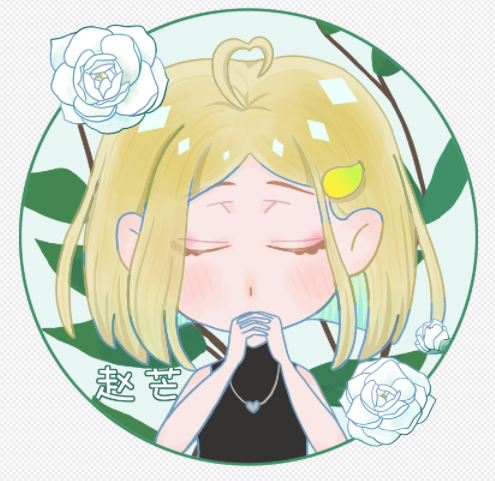
#> input picture image.jpg, 495 x 481 px
$ python SecretSharing.py
#> lines starting #> are read from the running program, lines starting #| are printed output that depends on the picture
import cv2 as cv
import numpy as np
import random
from Crypto.Util.number import *

p = 257

#填充函数，解决将一维数值转化为r高度的二维图像时除不整的问题，填充值为填充长度
def padimg(img, r):
    pad = len(img) % r
    if pad > 0:
        arr = np.ones(r - pad)
        arr = np.multiply(arr, r - pad)
        img = np.append(img, arr)
    img = img.reshape([r, -1])
    return img


if __name__ == '__main__':
    img = cv.imread('image.jpg')  # 直接以灰度图片读取
#> img is the input picture: shape (481, 495, 3); mean B, G, R 199.3, 217.1, 213.7
    cv.imshow("image.jpg", img)
    oldshape = np.array([int(img.shape[0]/256), img.shape[0]%256, int(img.shape[1]/256), img.shape[1]%256])
#> oldshape = [1, 225, 1, 239]
    print(img)
#> (printed output is left out)
    cv.waitKey(0)
    img = img.flatten()
    img = np.append(img, oldshape) #将长度储存进数据尾部，因此只能读取255*256以内长度和宽度的图像

    r = int(input("输入r："))
#> the answer given: 3
    n = int(input("输入n："))
#> the answer given: 3
    secret = padimg(img, r)  #将秘密值分为r部分
#> in padimg, `pad = len(img) % r`: pad = 1
#> in padimg, `arr = np.multiply(arr, r - pad)`: arr = [2, 2]
    print("secret:")
    print(secret)
#> (printed output is left out)
    sonlen = secret.shape[1]
#> sonlen = 238097

    sons = np.ones((n, sonlen))  #计算n个阴影图像
    for keyid in range(n):
        sons[keyid] = secret[0]
        for index in range(r - 1):
            sons[keyid] = np.multiply(keyid+1, sons[keyid]) + secret[index + 1]
    sons = np.mod(sons, p)

    for keyid in range(n):
        son = sons[keyid]
        for x in range(sonlen):  #将255、256拆分为255+0、255+1，将1、2存入尾部
            if son[x] >= 255:
                pad = 1 + son[x] - 255
                son[x] = 255
                son = np.append(son, np.array(pad))
        print(son)
        print(keyid)
        son = padimg(son, int(pow(len(son), 0.5)))
        cv.imwrite(str(keyid) + ".png", son)
#> this loop made 3 passes
#> pad in padimg on passes 1 to 3: 232, 164, 4
#> (printed output is left out)
#> pass 1, in padimg (call 2), `img = img.reshape([r, -1])`:
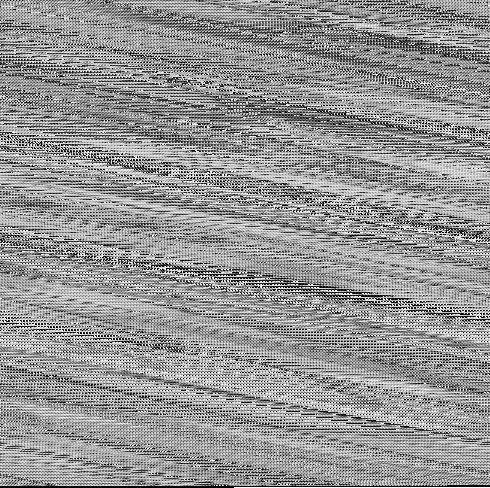
#> img: shape (488, 490) float64; min 0, max 256, mean 150.1; drawn with min black and max white
#> pass 2, in padimg (call 3), `img = img.reshape([r, -1])`:
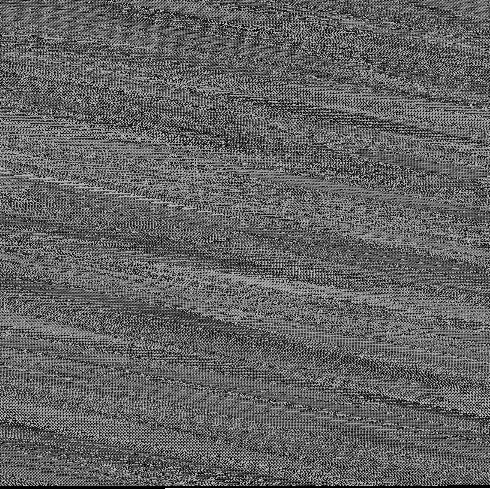
#> img: shape (489, 490) float64; min 0, max 325, mean 126.2; drawn with min black and max white
#> pass 2, `cv.imwrite(str(keyid) + ".png", son)`:
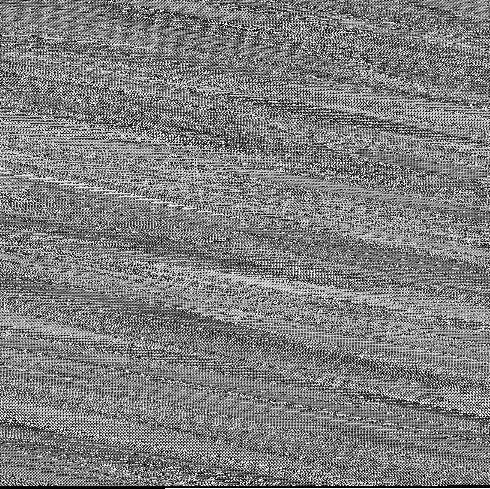
#> saved as 1.png: shape (489, 490); min 0, max 255, mean 126.1
#> after the loop:
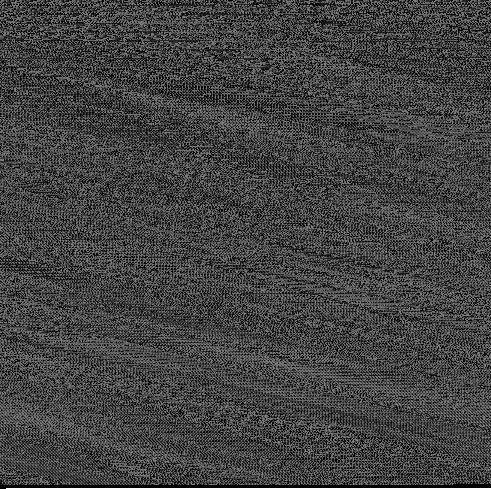
#> son: shape (489, 491) float64; min 0, max 485, mean 129.1; drawn with min black and max white
#> after the loop, pad = 1
        # cv.imshow('son', son)
        # cv.waitKey(0)
